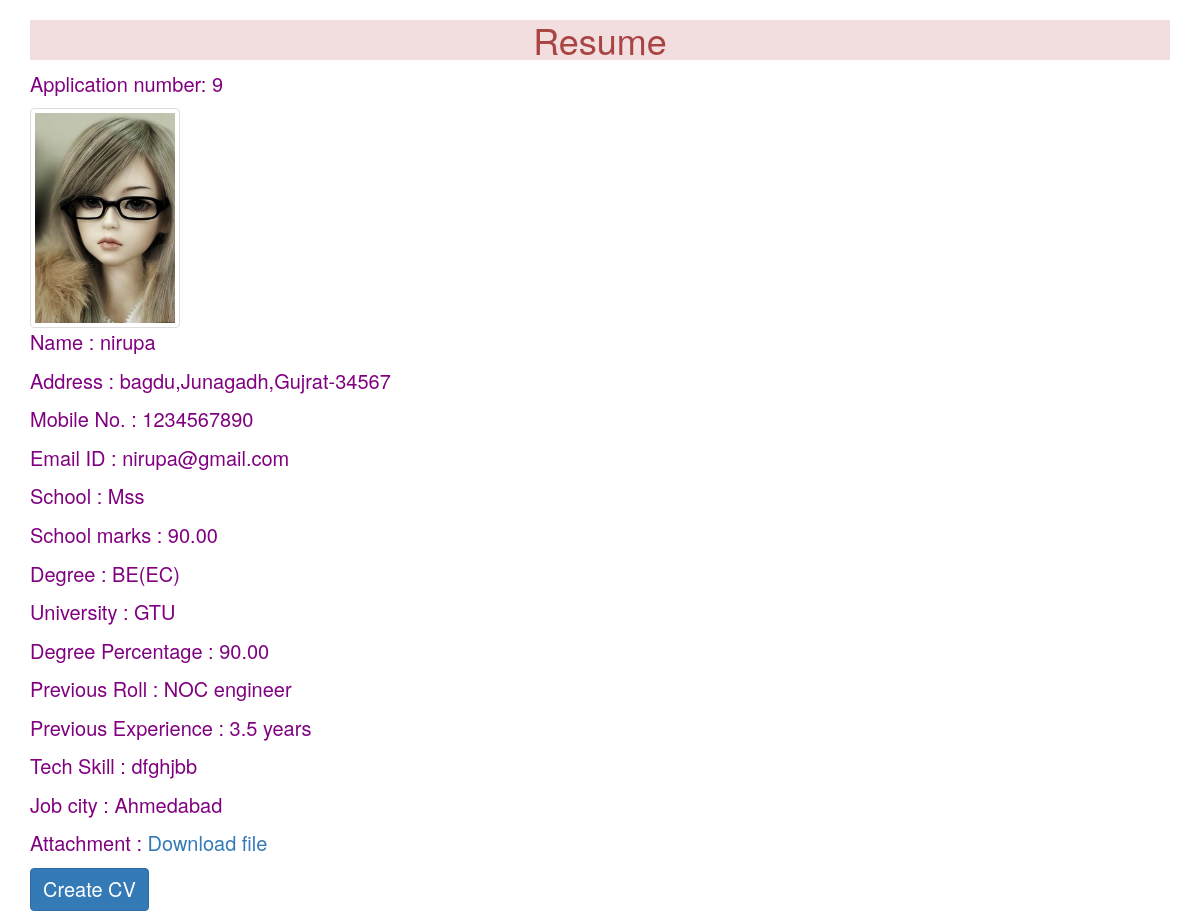
Screenshot of /9 with the database file from the repository.
### CVapp/models.py (models this page shows)
class Resume(models.Model):
    name = models.CharField(max_length=100)
    email = models.EmailField(max_length=100)
    mobile = models.PositiveIntegerField()
    locality = models.CharField(max_length=100)
    city = models.CharField(max_length=100)
    pin = models.PositiveIntegerField()
    state = models.CharField(max_length=100)
    School = models.CharField(max_length=200)
    School_marks = models.DecimalField(blank=True, null=True, max_digits=10, decimal_places=2)
    Degree = models.CharField(max_length=200)
    University = models.CharField(max_length=200)
    Degree_percentage = models.DecimalField(blank=True, null=True, max_digits=10, decimal_places=2)
    previous_roll = models.CharField(max_length=100)
    previous_experience = models.CharField(max_length=20)
    Tech_skill = models.CharField(max_length=100)
    job_city = models.CharField(max_length=50)
    profile_image = models.ImageField(upload_to='profileimg', blank=True)
    file = models.FileField(upload_to='doc',blank=True)

### CVapp/views.py (the view)
# urls.py: path('<int:pk>',views.resumeview.as_view(),name='resumeview'),
class resumeview(View):
    def get(self,request,pk):
         user = Resume.objects.get(pk=pk)
         return render(request,'CVapp/view.html',{'user':user})

### CVapp/templates/CVapp/view.html (shortened to what this page needs)
<!doctype html>
<html lang="en">
<head>
     <link rel="stylesheet" href="https://cdn.jsdelivr.net/npm/bootstrap@3.3.7/dist/css/bootstrap.min.css"
>
</head>
<body>
      <div class="container">
          <h1 class="alert-danger text-center"> Resume </h1>
          <div class="row">
              <div class="col-sm-10 shadow p-5 offset-sm-1">
                  <p class="float-end"> Application number: {{user.id}}</p>
                  <img src="{{user.profile_image.url}}" alt="" class="img-fluid img-thumbnail rounded float-right mt-2"
                  width="150" height="150">
                  <p> Name : {{user.name}}</p>
                  <p> Address : {{user.locality}},{{user.city}},{{user.state}}-{{user.pin}}</p>
                  <p> Mobile No. : {{user.mobile}}</p>
                  <p> Email ID : {{user.email}}</p>
                  <p> School : {{user.School}}</p>
                  <p> School marks : {{user.School_marks}}</p>
                  <p> Degree : {{user.Degree}}</p>
                  <p> University : {{user.University}}</p>
                  <p> Degree Percentage : {{user.Degree_percentage}}</p>
                  <p> Previous Roll : {{user.previous_roll}}</p>
                  <p> Previous Experience : {{user.previous_experience}}</p>
                  <p> Tech Skill : {{user.Tech_skill}}</p>
                  <p> Job city : {{user.job_city}}</p>
                  <p> Attachment : <a href="{{user.file.url}}"> Download file </a></p>
                  <a href="cvmaker" class="btn btn-primary" style="font-size:20px;"> Create CV </a>
              </div>
          </div>
      </div>
</body>
</html>

### CVapp/templates/CVapp/view.html (style rules this page uses)
p { font-size : 20px; color : purple; }

### rows the page displays
Resume: id "9", profile_image (picture), name "nirupa", locality "bagdu", city "Junagadh", state "Gujrat", pin "34567", mobile "1234567890", email "nirupa@gmail.com", School "Mss", School_marks "90.00", Degree "BE(EC)", University "GTU", Degree_percentage "90.00", previous_roll "NOC engineer", previous_experience "3.5 years", Tech_skill "dfghjbb", job_city "Ahmedabad"
